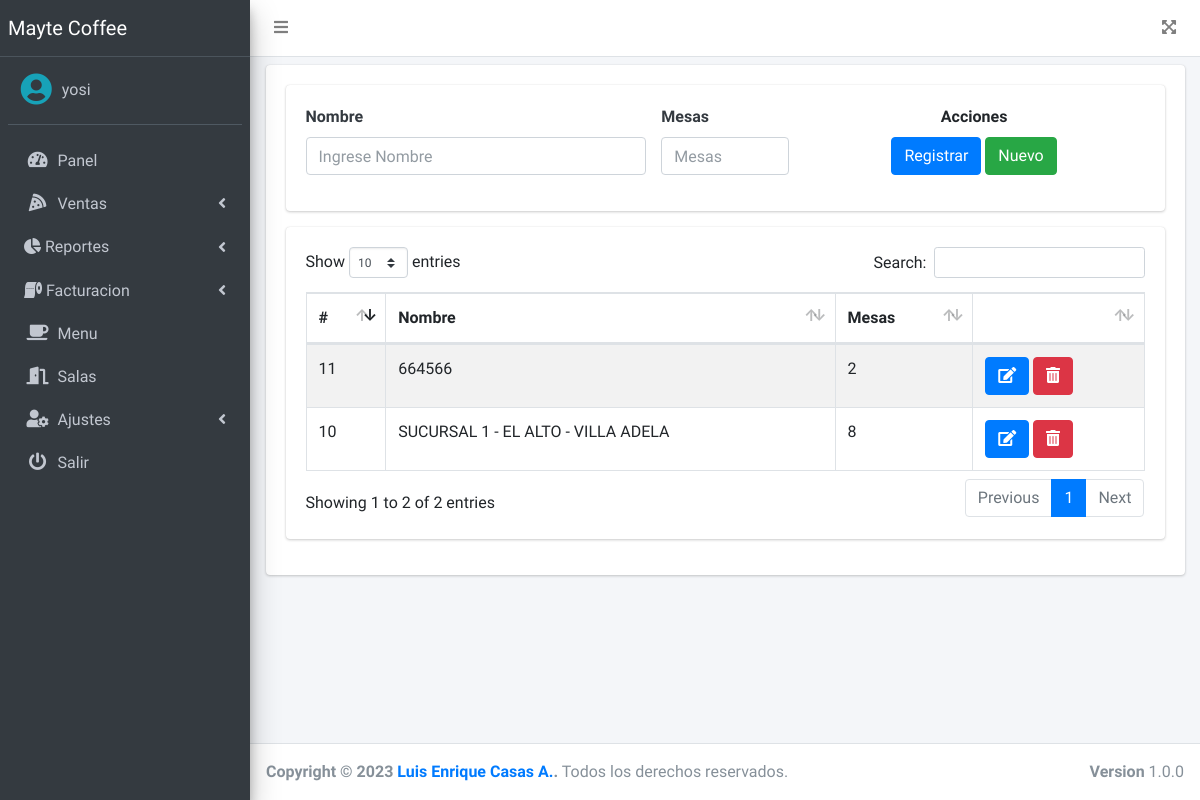
The app's page /src/salas.php (signed in) with its own data.
### tables this page shows
CREATE TABLE `salas` (
  `id` int(11) NOT NULL,
  `nombre` varchar(100) NOT NULL,
  `mesas` int(11) NOT NULL,
  `estado` int(11) NOT NULL DEFAULT 1
);

### src/salas.php (the view, shortened to what this page needs)
<?php
include_once "includes/header.php";
?>
<div class="card">
    <div class="card-body">
        <div class="card">
            <div class="card-body">
                <form action="" method="post" autocomplete="off" id="formulario">
                <div class="row">
                        <div class="col-md-5">
                            <div class="form-group">
                                <label for="nombre" class="text-dark font-weight-bold">Nombre</label>
                                <input type="text" placeholder="Ingrese Nombre" name="nombre" id="nombre" class="form-control">
                            </div>
                        </div>
                        <div class="col-md-2">
                            <div class="form-group">
                                <label for="mesas" class="text-dark font-weight-bold">Mesas</label>
                                <input type="number" placeholder="Mesas" name="mesas" id="mesas" class="form-control">
                            </div>
                        </div>
                        <div class="col-md-5 text-center">
                            <label for="">Acciones</label> <br>
                            <input type="submit" value="Registrar" class="btn btn-primary" id="btnAccion">
                            <input type="button" value="Nuevo" class="btn btn-success" id="btnNuevo" onclick="limpiar()">
                        </div>
                    </div>
                </form>
            </div>
        </div>
        <div class="card">
            <div class="card-body">
                <div class="table-responsive">
                    <table class="table table-striped table-bordered" id="tbl">
                        <thead>
                            <tr>
                                <th>#</th>
                                <th>Nombre</th>
                                <th>Mesas</th>
                                <th></th>
                            </tr>
                        </thead>
                        <tbody>
                            <?php
                            include "../conexion.php";
                            $query = mysqli_query($conexion, "SELECT * FROM salas WHERE estado = 1");
                            $result = mysqli_num_rows($query);
                            if ($result > 0) {
                                while ($data = mysqli_fetch_assoc($query)) { ?>
                                    <tr>
                                        <td><?php echo $data['id']; ?></td>
                                        <td><?php echo $data['nombre']; ?></td>
                                        <td><?php echo $data['mesas']; ?></td>
                                        <td>
                                            <a href="#" onclick="editarCliente(<?php echo $data['id']; ?>)" class="btn btn-primary"><i class='fas fa-edit'></i></a>
                                            <form action="eliminar.php?id=<?php echo $data['id']; ?>&accion=salas" method="post" class="confirmar d-inline">
                                                <button class="btn btn-danger" type="submit"><i class='fas fa-trash-alt'></i> </button>
                                            </form>
                                        </td>
                                    </tr>
                            <?php }
                            } ?>
                        </tbody>
                    </table>
                </div>
            </div>
        </div>
    </div>
</div>
<?php include_once "includes/footer.php"; ?>

### records on screen
salas: id "10", nombre "SUCURSAL 1 - EL ALTO - VILLA ADELA", mesas "8"
salas: id "11", nombre "664566", mesas "2"

### other values on screen
$_SESSION['nombre'] "yosi"
